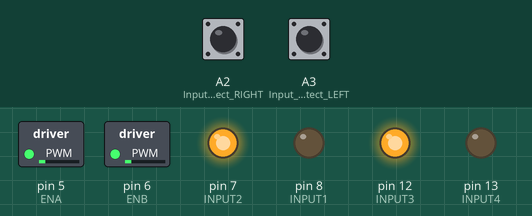
The sketch below on a simulated Arduino Uno, built with avr-gcc and run on an emulated ATmega328P. Shown: switched loads named in the sketch (green lamp = pin HIGH), output pins drawn as LEDs (lit = HIGH). The inputs (shaded band) are chosen by the test bench; at power-on: A2 (Input_Detect_RIGHT) LOW, A3 (Input_Detect_LEFT) LOW.

Above: at 1.2 s.
1.3 s: A2 (Input_Detect_RIGHT) pulled HIGH for 0.15 s
At 1.37 s:
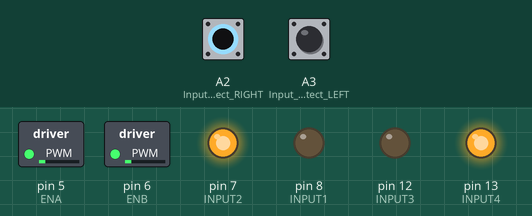
2.9 s: A3 (Input_Detect_LEFT) pulled HIGH for 0.15 s
At 2.97 s:
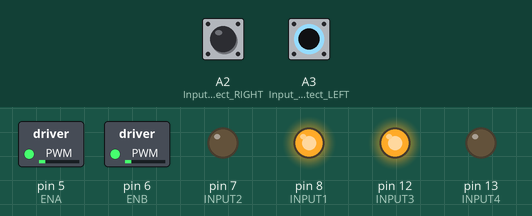
7.5 s: A2 (Input_Detect_RIGHT) pulled HIGH for 3.2 s
At 8.1 s:
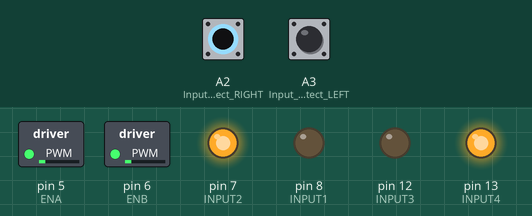
12.2 s: A3 (Input_Detect_LEFT) pulled HIGH for 3.2 s
At 12.8 s:
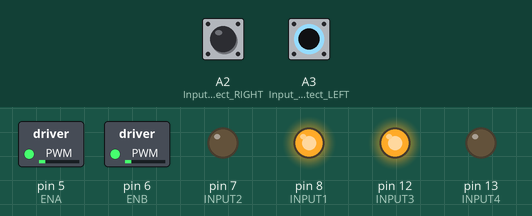
Timing chart, 0 to 16.9 s (numbered marks = the images above; inputs shaded):
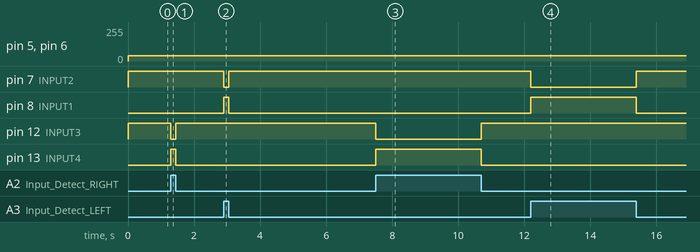

The sketch:

exp2.ino
```cpp
#include <Servo.h>
#include <EEPROM.h>

int index = 0 ;
char rec;
int IR_L;
int IR_R;
float Ldistance;
int rec_taken = 0 ;
int Left_Speed_Hold = 200;//定义左侧速度变量
int Right_Speed_Hold = 200;//定义右侧速度变量
int ENA = 5;//L298使能A
int ENB = 6;//L298使能B
int follow_begin = 0;
int Left_Speed[11]={
  35,20,30,40,50,55,60,65,70,75,80};//左侧速度档位值
int Right_Speed[11]={
  35,20,30,40,50,55,60,65,70,75,80};//右侧速度档位值
void GetMessage(){
  if(Serial.available()){
    rec = Serial.read();
    Serial.println(rec);
    rec_taken = 0;
  }
  Left_Speed_Hold = Left_Speed[index];
  Right_Speed_Hold = Right_Speed[index];
  analogWrite(ENB,Left_Speed_Hold);//给L298使能端B赋值
  analogWrite(ENA,Right_Speed_Hold);//给L298使能端A赋值
  switch(rec){
  case '1':
    follow_begin = 1;
    if(rec_taken == 0) Serial.println("follow begin"),rec_taken = 1;
    break;
  case '2':
    follow_begin = 0;
    if(rec_taken == 0) Serial.println("follow end"),rec_taken = 1;
    break;
  case 'p':
    {
      if(rec_taken == 0)
      {
        Serial.print("left: ");
        Serial.println(IR_L);
        Serial.print("right: ");
        Serial.println(IR_R);
        rec_taken = 1;
      }
      break;
    }
  case'o':
    {
      if(rec_taken == 0)
      {
        Serial.print("distance: ");
        Serial.println(Ldistance);
        rec_taken = 1;
      }
      break;
    }
  default:
    break;
  }
}
int INPUT1 = 8;//电机接口1
int INPUT2 = 7;//电机接口2
int INPUT3 = 12;//电机接口3
int INPUT4 = 13;//电机接口4
#define MOTOR_GO_FORWARD {digitalWrite(INPUT1,LOW);digitalWrite(INPUT2,HIGH);digitalWrite(INPUT3,HIGH);digitalWrite(INPUT4,LOW);}    //车体前进
#define MOTOR_GO_LEFT {digitalWrite(INPUT1,LOW);digitalWrite(INPUT2,HIGH);digitalWrite(INPUT3,LOW);digitalWrite(INPUT4,HIGH);}    //车体前进
#define MOTOR_GO_RIGHT    {digitalWrite(INPUT1,HIGH);digitalWrite(INPUT2,LOW);digitalWrite(INPUT3,HIGH);digitalWrite(INPUT4,LOW);}    //车体前进

#define MOTOR_GO_STOP {digitalWrite(INPUT1,LOW);digitalWrite(INPUT2,LOW);digitalWrite(INPUT3,LOW);digitalWrite(INPUT4,LOW);}    //车体前进
int Input_Detect_LEFT = A3;    //定义小车左侧红外
int Input_Detect_RIGHT = A2;  //定义小车右侧红外
void FollowLine(){
  IR_L = digitalRead(Input_Detect_LEFT);//读取左边传感器数值
  IR_R = digitalRead(Input_Detect_RIGHT);//读取右边传感器数值
  if (( ( ( IR_L ) == ( LOW ) ) && ( ( IR_R ) == ( LOW ) ) ))
  {
    MOTOR_GO_FORWARD;
    return;
  }
  if (( ( ( IR_L ) == ( LOW ) ) && ( ( IR_R ) == ( HIGH ) ) ))
  {
    MOTOR_GO_LEFT;
    return;
  }
  if (( ( ( IR_L ) == ( HIGH ) ) && ( ( IR_R ) == ( LOW ) ) ))
  {
    MOTOR_GO_RIGHT;
    return;
  }
  if (( ( ( IR_L ) == ( HIGH ) ) && ( ( IR_R ) == ( HIGH ) ) ))
  {
    MOTOR_GO_STOP;
    return;
  }
}

void setup()
{
  Serial.begin(9600);
  pinMode(ENA,OUTPUT);
  pinMode(ENB,OUTPUT);
  pinMode(INPUT1,OUTPUT);
  pinMode(INPUT2,OUTPUT);
  pinMode(INPUT3,OUTPUT);
  pinMode(INPUT4,OUTPUT);
  pinMode(Input_Detect_LEFT,INPUT);
  pinMode(Input_Detect_RIGHT,INPUT);
  index++;

  index++;

  index++;

}

void loop()
{
  GetMessage();
  FollowLine();
}
```

Measured:
- after the input at 1.3 s, pin 12 (INPUT3): HIGH → LOW at once, → HIGH 0.15 s later; pin 13 (INPUT4): LOW → HIGH at once, → LOW 0.15 s later
- after the input at 2.9 s, pin 7 (INPUT2): HIGH → LOW at once, → HIGH 0.15 s later; pin 8 (INPUT1): LOW → HIGH at once, → LOW 0.15 s later
- after the input at 7.5 s, pin 12 (INPUT3): HIGH → LOW at once, → HIGH 3.2 s later; pin 13 (INPUT4): LOW → HIGH at once, → LOW 3.2 s later
- after the input at 12.2 s, pin 7 (INPUT2): HIGH → LOW at once, → HIGH 3.2 s later; pin 8 (INPUT1): LOW → HIGH at once, → LOW 3.2 s later
